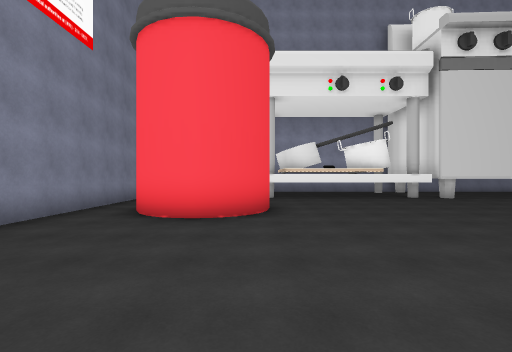
View 1 (above)

23 first-person views from a walk through a 3-D level made in the Unity game engine. The camera is 1.5 m above the floor, looks level and sees 85° across. The floor is counted in squares, 2 m on a side. Each view is taken from the middle of a square. On the plan, view 1 faces up. The plan holds only what a view shows up to about 10 squares ahead; the rest is blank. The place goes on beyond the plan. The player character is not drawn.

View 2
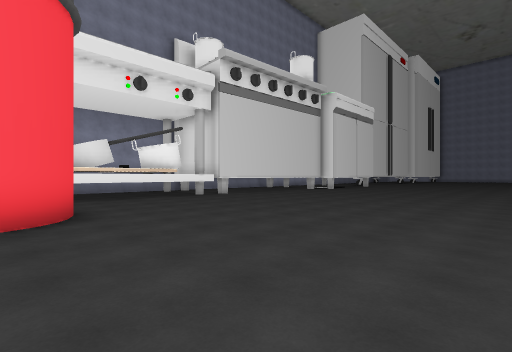

View 3
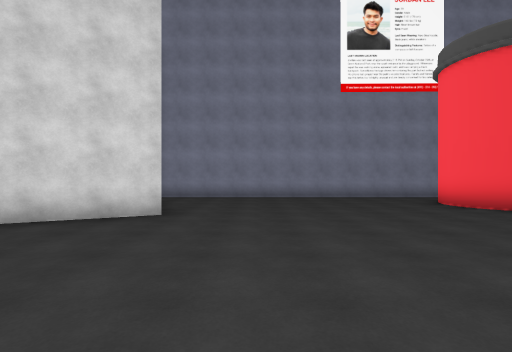

View 4
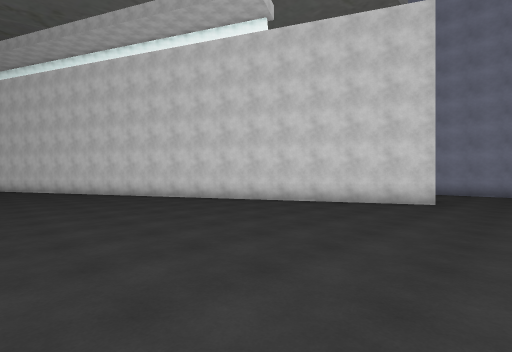

View 5
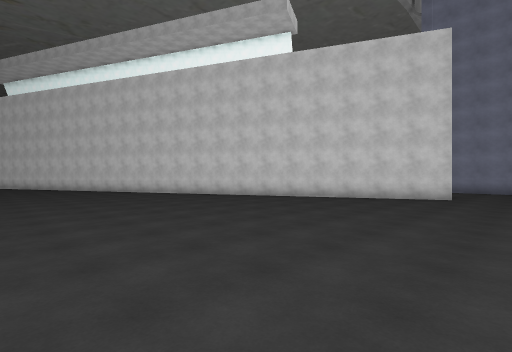

View 6
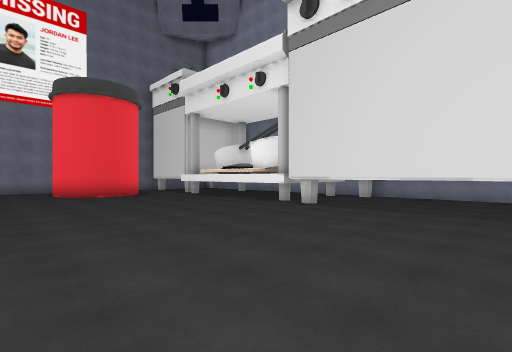

View 7
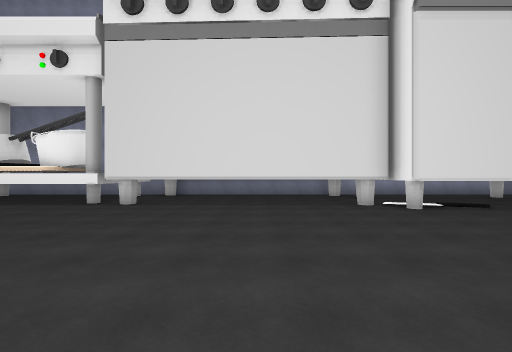

View 8
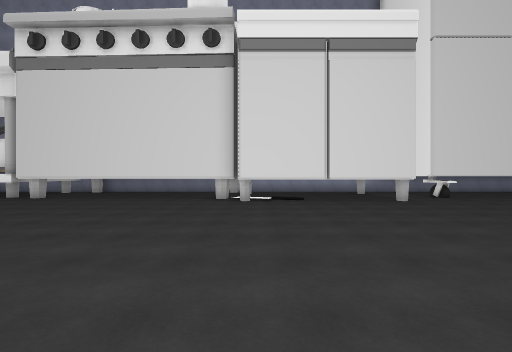

View 9
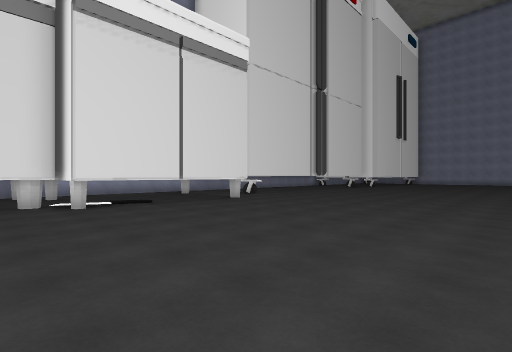

View 10
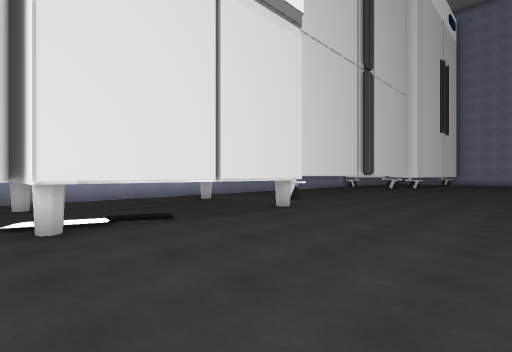

View 11
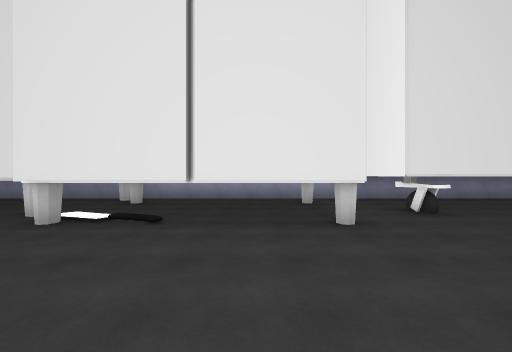

View 12
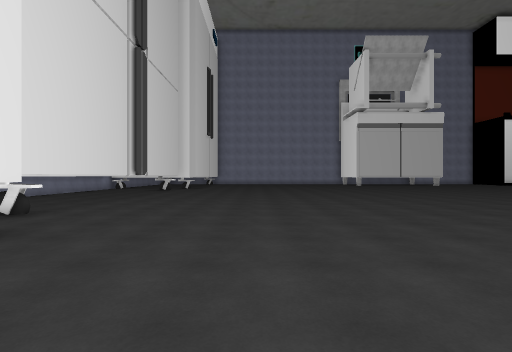

View 13
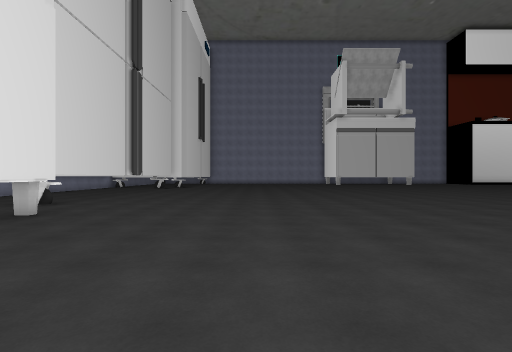

View 14
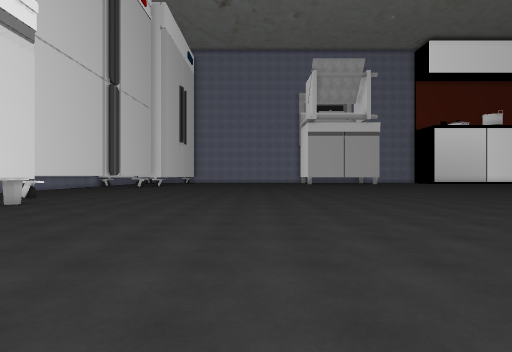

View 15
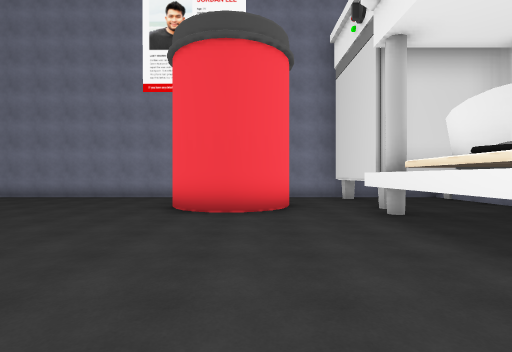

View 16
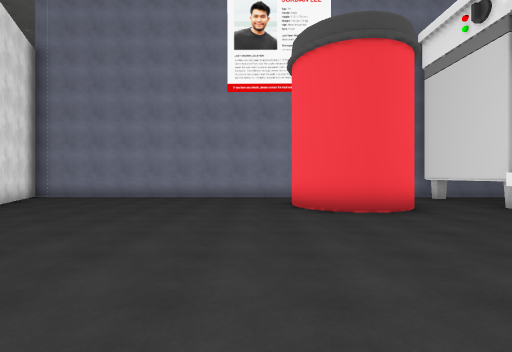

View 17
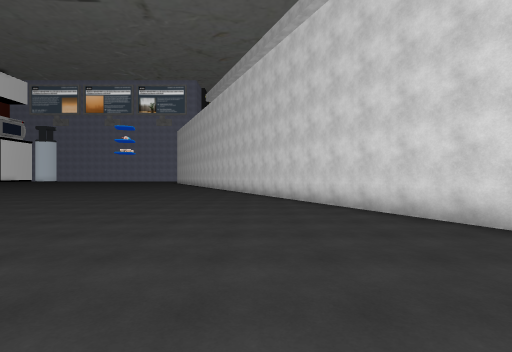

View 18
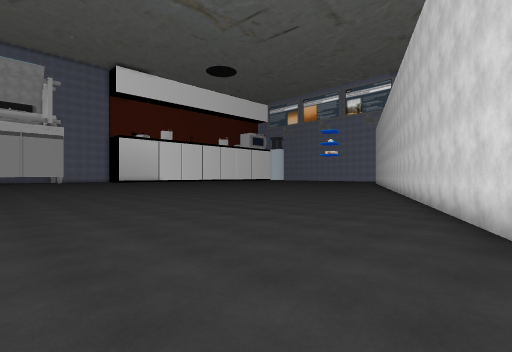

View 19
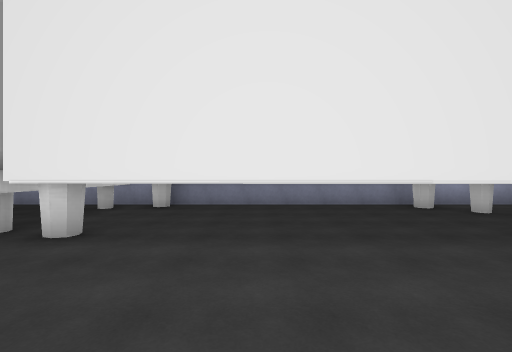

View 20
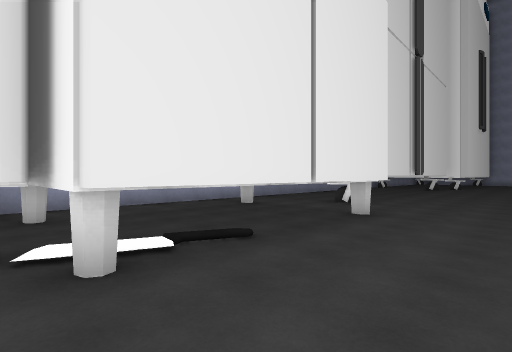

View 21
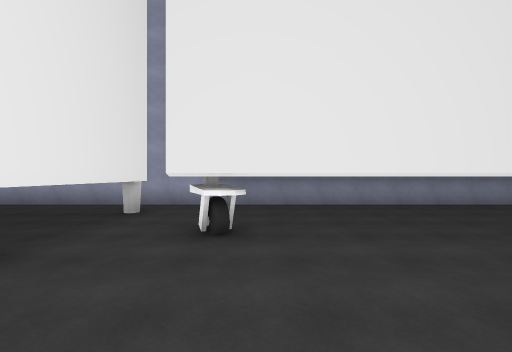

View 22
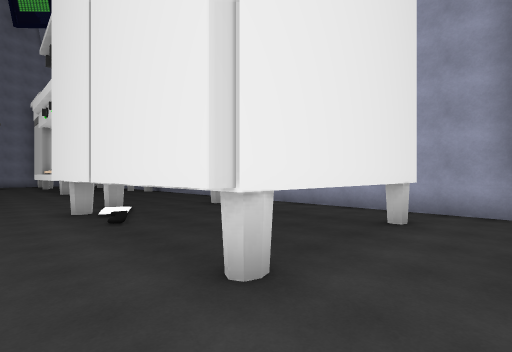

View 23
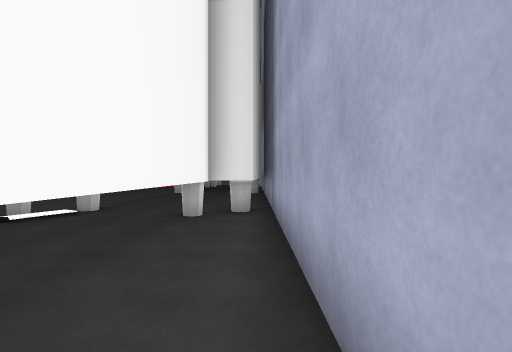

### Floor plan
Key: @ floor where view 1 was taken; # wall or solid block; . floor; T thing the floor can be seen under or through.
Columns run from 4 left of view 1 to 25 right of it. Each row starts with its distance up from view 1.
 14                   #######
 13                  T......#
 12                  TTTTTT.#
 11                       T.#
 10 ############          T.######
  9 #..........########   T......#
  8 #.................###TT.......
  7 #. ##.........................
  6 #.###.........................
  5 #.##..........................
  4 #.............................
  3 #.............................
  2 #.............................
  1 #.............................
  0 #...@........... .............
 -1 #...............  ............
 -2 #...#...........   ...........
 -3 #.####...........   ..........
 -4 ###  #......................
 -5      ##.............  ....
 -6       #............     ..
 -7       ##..........
 -8        #.........
 -9        ##.........
-10         #.........
-11         ##.........
-12          #.........

Positions as (right, up) in squares from view 1, and headings:
1: (0, 0), facing up
2: (-1, 0), facing up-right
3: (6, 0), facing left
4: (9, 0), facing down-left
5: (11, 0), facing down-left
6: (11, 3), facing up-left
7: (10, 2), facing up
8: (14, 0), facing up
9: (12, 1), facing up-right
10: (13, 4), facing up-right
11: (17, 4), facing up
12: (15, 5), facing right
13: (13, 4), facing right
14: (11, 2), facing right
15: (6, 7), facing left
16: (6, 4), facing left
17: (6, -2), facing down
18: (3, -3), facing down-right
19: (9, 6), facing up
20: (13, 6), facing up-right
21: (21, 6), facing up
22: (20, 7), facing up-left
23: (19, 13), facing left
